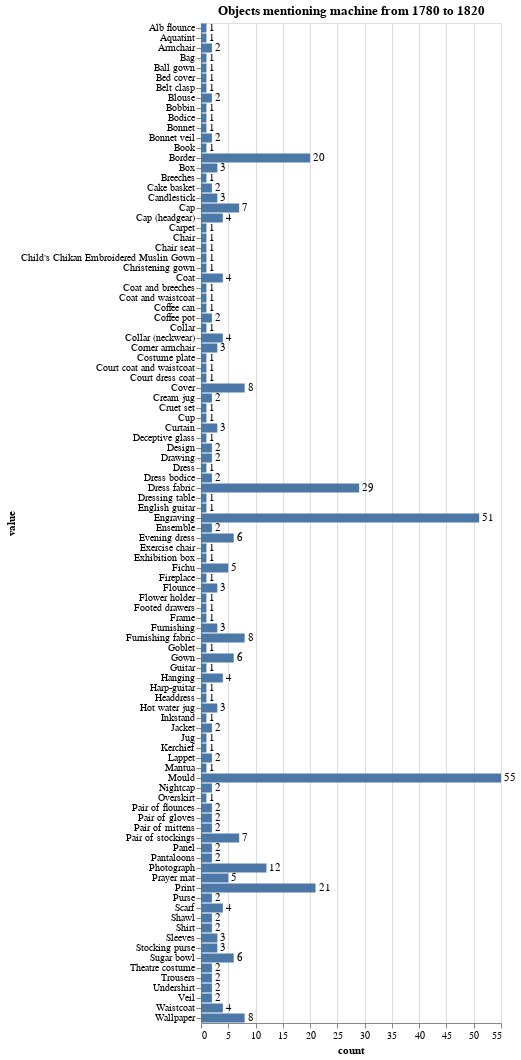

Notebook source saved alongside this figure:
### Markdown cell above
## Graphing Machines

Let's look at that in a graph now to more easily see what types of object mentioning 'machine' were most popular from that time period.

### Code cell
import requests
import altair as alt
import pandas as pd

req = requests.get('https://api.vam.ac.uk/v2/objects/clusters/object_type/search?q=machine&year_made_from=1780&year_made_to=1820&cluster_size=100')
lwm_df = pd.DataFrame(req.json())

bars = alt.Chart(lwm_df).mark_bar().encode(
    x='count:Q',
    y="value:O"
)

text = bars.mark_text(
    align='left', baseline='middle', dx=3
).encode(
    text='count:Q'
)

(bars + text).properties(height=1000, title="Objects mentioning machine from 1780 to 1820")

### Figure 1 — Vega-Lite specification as saved in the notebook (floating-point values rounded to 4 significant figures)
{"config": {"view": {"continuousWidth": 300, "continuousHeight": 300}}, "layer": [{"mark": {"type": "bar"}, "encoding": {"x": {"field": "count", "type": "quantitative"}, "y": {"field": "value", "type": "ordinal"}}}, {"mark": {"type": "text", "align": "left", "baseline": "middle", "dx": 3}, "encoding": {"text": {"field": "count", "type": "quantitative"}, "x": {"field": "count", "type": "quantitative"}, "y": {"field": "value", "type": "ordinal"}}}], "data": {"name": "data-063d7228f950b012ab87ecb1bdf05ccb"}, "height": 1000, "title": "Objects mentioning machine from 1780 to 1820", "$schema": "https://vega.github.io/schema/vega-lite/v5.17.0.json", "datasets": {"data-063d7228f950b012ab87ecb1bdf05ccb": [{"id": "Mould", "value": "Mould", "count": 55, "count_max_error": 0}, {"id": "Engraving", "value": "Engraving", "count": 51, "count_max_error": 0}, {"id": "Dress fabric", "value": "Dress fabric", "count": 29, "count_max_error": 0}, {"id": "Print", "value": "Print", "count": 21, "count_max_error": 0}, {"id": "Border", "value": "Border", "count": 20, "count_max_error": 0}, {"id": "Photograph", "value": "Photograph", "count": 12, "count_max_error": 0}, {"id": "Cover", "value": "Cover", "count": 8, "count_max_error": 0}, {"id": "Furnishing fabric", "value": "Furnishing fabric", "count": 8, "count_max_error": 0}, {"id": "Wallpaper", "value": "Wallpaper", "count": 8, "count_max_error": 0}, {"id": "Cap", "value": "Cap", "count": 7, "count_max_error": 0}, {"id": "Pair of stockings", "value": "Pair of stockings", "count": 7, "count_max_error": 0}, {"id": "Evening dress", "value": "Evening dress", "count": 6, "count_max_error": 0}, {"id": "Gown", "value": "Gown", "count": 6, "count_max_error": 0}, {"id": "Sugar bowl", "value": "Sugar bowl", "count": 6, "count_max_error": 0}, {"id": "Fichu", "value": "Fichu", "count": 5, "count_max_error": 0}, {"id": "Prayer mat", "value": "Prayer mat", "count": 5, "count_max_error": 0}, {"id": "Cap (headgear)", "value": "Cap (headgear)", "count": 4, "count_max_error": 0}, {"id": "Coat", "value": "Coat", "count": 4, "count_max_error": 0}, {"id": "Collar (neckwear)", "value": "Collar (neckwear)", "count": 4, "count_max_error": 0}, {"id": "Hanging", "value": "Hanging", "count": 4, "count_max_error": 0}, {"id": "Scarf", "value": "Scarf", "count": 4, "count_max_error": 0}, {"id": "Waistcoat", "value": "Waistcoat", "count": 4, "count_max_error": 0}, {"id": "Box", "value": "Box", "count": 3, "count_max_error": 0}, {"id": "Candlestick", "value": "Candlestick", "count": 3, "count_max_error": 0}, {"id": "Corner armchair", "value": "Corner armchair", "count": 3, "count_max_error": 0}, {"id": "Curtain", "value": "Curtain", "count": 3, "count_max_error": 0}, {"id": "Flounce", "value": "Flounce", "count": 3, "count_max_error": 0}, {"id": "Furnishing", "value": "Furnishing", "count": 3, "count_max_error": 0}, {"id": "Hot water jug", "value": "Hot water jug", "count": 3, "count_max_error": 0}, {"id": "Sleeves", "value": "Sleeves", "count": 3, "count_max_error": 0}, {"id": "Stocking purse", "value": "Stocking purse", "count": 3, "count_max_error": 0}, {"id": "Armchair", "value": "Armchair", "count": 2, "count_max_error": 0}, {"id": "Blouse", "value": "Blouse", "count": 2, "count_max_error": 0}, {"id": "Bonnet veil", "value": "Bonnet veil", "count": 2, "count_max_error": 0}, {"id": "Cake basket", "value": "Cake basket", "count": 2, "count_max_error": 0}, {"id": "Coffee pot", "value": "Coffee pot", "count": 2, "count_max_error": 0}, {"id": "Cream jug", "value": "Cream jug", "count": 2, "count_max_error": 0}, {"id": "Design", "value": "Design", "count": 2, "count_max_error": 0}, {"id": "Drawing", "value": "Drawing", "count": 2, "count_max_error": 0}, {"id": "Dress bodice", "value": "Dress bodice", "count": 2, "count_max_error": 0}, {"id": "Ensemble", "value": "Ensemble", "count": 2, "count_max_error": 0}, {"id": "Jacket", "value": "Jacket", "count": 2, "count_max_error": 0}, {"id": "Lappet", "value": "Lappet", "count": 2, "count_max_error": 0}, {"id": "Nightcap", "value": "Nightcap", "count": 2, "count_max_error": 0}, {"id": "Pair of flounces", "value": "Pair of flounces", "count": 2, "count_max_error": 0}, {"id": "Pair of gloves", "value": "Pair of gloves", "count": 2, "count_max_error": 0}, {"id": "Pair of mittens", "value": "Pair of mittens", "count": 2, "count_max_error": 0}, {"id": "Panel", "value": "Panel", "count": 2, "count_max_error": 0}, {"id": "Pantaloons", "value": "Pantaloons", "count": 2, "count_max_error": 0}, {"id": "Purse", "value": "Purse", "count": 2, "count_max_error": 0}, {"id": "Shawl", "value": "Shawl", "count": 2, "count_max_error": 0}, {"id": "Shirt", "value": "Shirt", "count": 2, "count_max_error": 0}, {"id": "Theatre costume", "value": "Theatre costume", "count": 2, "count_max_error": 0}, {"id": "Trousers", "value": "Trousers", "count": 2, "count_max_error": 0}, {"id": "Undershirt", "value": "Undershirt", "count": 2, "count_max_error": 0}, {"id": "Veil", "value": "Veil", "count": 2, "count_max_error": 0}, {"id": "Alb flounce", "value": "Alb flounce", "count": 1, "count_max_error": 0}, {"id": "Aquatint", "value": "Aquatint", "count": 1, "count_max_error": 0}, {"id": "Bag", "value": "Bag", "count": 1, "count_max_error": 0}, {"id": "Ball gown", "value": "Ball gown", "count": 1, "count_max_error": 0}, {"id": "Bed cover", "value": "Bed cover", "count": 1, "count_max_error": 0}, {"id": "Belt clasp", "value": "Belt clasp", "count": 1, "count_max_error": 0}, {"id": "Bobbin", "value": "Bobbin", "count": 1, "count_max_error": 0}, {"id": "Bodice", "value": "Bodice", "count": 1, "count_max_error": 0}, {"id": "Bonnet", "value": "Bonnet", "count": 1, "count_max_error": 0}, {"id": "Book", "value": "Book", "count": 1, "count_max_error": 0}, {"id": "Breeches", "value": "Breeches", "count": 1, "count_max_error": 0}, {"id": "Carpet", "value": "Carpet", "count": 1, "count_max_error": 0}, {"id": "Chair", "value": "Chair", "count": 1, "count_max_error": 0}, {"id": "Chair seat", "value": "Chair seat", "count": 1, "count_max_error": 0}, {"id": "Child's Chikan Embroidered Muslin Gown", "value": "Child's Chikan Embroidered Muslin Gown", "count": 1, "count_max_error": 0}, {"id": "Christening gown", "value": "Christening gown", "count": 1, "count_max_error": 0}, {"id": "Coat and breeches", "value": "Coat and breeches", "count": 1, "count_max_error": 0}, {"id": "Coat and waistcoat", "value": "Coat and waistcoat", "count": 1, "count_max_error": 0}, {"id": "Coffee can", "value": "Coffee can", "count": 1, "count_max_error": 0}, {"id": "Collar", "value": "Collar", "count": 1, "count_max_error": 0}, {"id": "Costume plate", "value": "Costume plate", "count": 1, "count_max_error": 0}, {"id": "Court coat and waistcoat", "value": "Court coat and waistcoat", "count": 1, "count_max_error": 0}, {"id": "Court dress coat", "value": "Court dress coat", "count": 1, "count_max_error": 0}, {"id": "Cruet set", "value": "Cruet set", "count": 1, "count_max_error": 0}, {"id": "Cup", "value": "Cup", "count": 1, "count_max_error": 0}, {"id": "Deceptive glass", "value": "Deceptive glass", "count": 1, "count_max_error": 0}, {"id": "Dress", "value": "Dress", "count": 1, "count_max_error": 0}, {"id": "Dressing table", "value": "Dressing table", "count": 1, "count_max_error": 0}, {"id": "English guitar", "value": "English guitar", "count": 1, "count_max_error": 0}, {"id": "Exercise chair", "value": "Exercise chair", "count": 1, "count_max_error": 0}, {"id": "Exhibition box", "value": "Exhibition box", "count": 1, "count_max_error": 0}, {"id": "Fireplace", "value": "Fireplace", "count": 1, "count_max_error": 0}, {"id": "Flower holder", "value": "Flower holder", "count": 1, "count_max_error": 0}, {"id": "Footed drawers", "value": "Footed drawers", "count": 1, "count_max_error": 0}, {"id": "Frame", "value": "Frame", "count": 1, "count_max_error": 0}, {"id": "Goblet", "value": "Goblet", "count": 1, "count_max_error": 0}, {"id": "Guitar", "value": "Guitar", "count": 1, "count_max_error": 0}, {"id": "Harp-guitar", "value": "Harp-guitar", "count": 1, "count_max_error": 0}, {"id": "Headdress", "value": "Headdress", "count": 1, "count_max_error": 0}, {"id": "Inkstand", "value": "Inkstand", "count": 1, "count_max_error": 0}, {"id": "Jug", "value": "Jug", "count": 1, "count_max_error": 0}, {"id": "Kerchief", "value": "Kerchief", "count": 1, "count_max_error": 0}, {"id": "Mantua", "value": "Mantua", "count": 1, "count_max_error": 0}, {"id": "Overskirt", "value": "Overskirt", "count": 1, "count_max_error": 0}]}}
